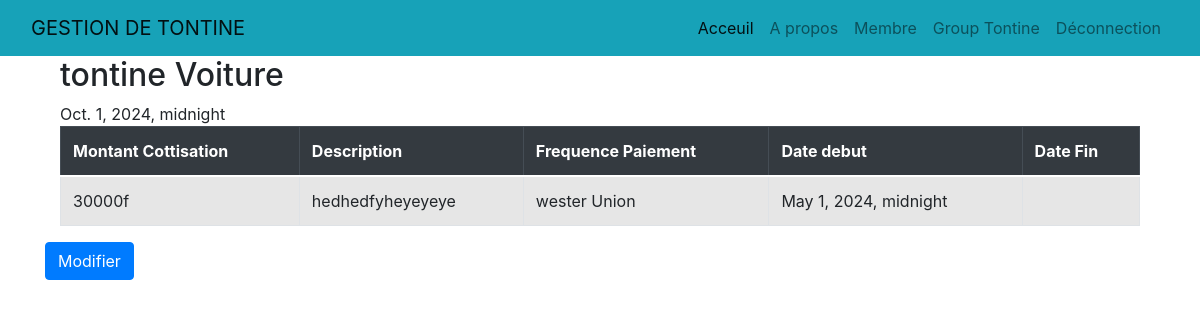
Page /tontines/2/ (signed in) on the committed database.
### tontine/models.py (models this page shows)
class Groupetontine(models.Model):
  nom = models.CharField(max_length=100)
  cotisation_amount = models.CharField(max_length=150)
  frequence_paiement = models.CharField(max_length=70)
  date_creation = models.DateTimeField(auto_now_add=True)
  description = models.TextField(max_length=200)
  date_debut = models.DateTimeField()
  date_fin = models.DateTimeField()

### tontine/views.py (the view)
# urls.py: path("tontines/<int:id>/", tontine_details, name="details"),
@login_required(login_url="/login/")
def tontine_details(request, id):
    tontine = get_object_or_404(Groupetontine, id=id)
    return render(request, "tontines/tontine_detail.html",{"tontine":tontine})

### templates/tontines/tontine_detail.html (shortened to what this page needs)
{% extends "base.html" %}
{% block contenu%}
<!DOCTYPE html>
<html lang="fr">
<head>
    <link rel="stylesheet" href="https://stackpath.bootstrapcdn.com/bootstrap/4.5.2/css/bootstrap.min.css">
</head>
<body>
<div class="container">
    <h2>{{ tontine.nom }}</h2>
    <table class="table table-striped table-bordered">
        <thead class="thead-dark">
            <tr>
                <th scope="col">Montant Cottisation</th>
                <th scope="col">Description</th>
                <th scope="col">Frequence Paiement</th>
                <th scope="col">Date debut</th>
                <th scope="col">Date Fin</th>
            </tr>
        </thead>
        <tbody>
            <tr>
                <td>{{ tontine.cotisation_amount }}</td>
                <td>{{ tontine.description }}</td>
                <td>{{ tontine.frequence_paiement }}</td>
                <td>{{ tontine.date_debut }} </td>
                <td></td>{{ tontine.date_fin }}
            </tr>
        </tbody>
    </table>
</div>
<div class="mt-2">
    <a href="#" class="btn btn-primary">Modifier</a>
</div>
</body>
</html>
{% endblock %}

### rows in the picture
Groupetontine: nom "tontine Voiture", cotisation_amount "30000f", description "hedhedfyheyeyeye", frequence_paiement "wester Union", date_debut "May 1, 2024, midnight"
